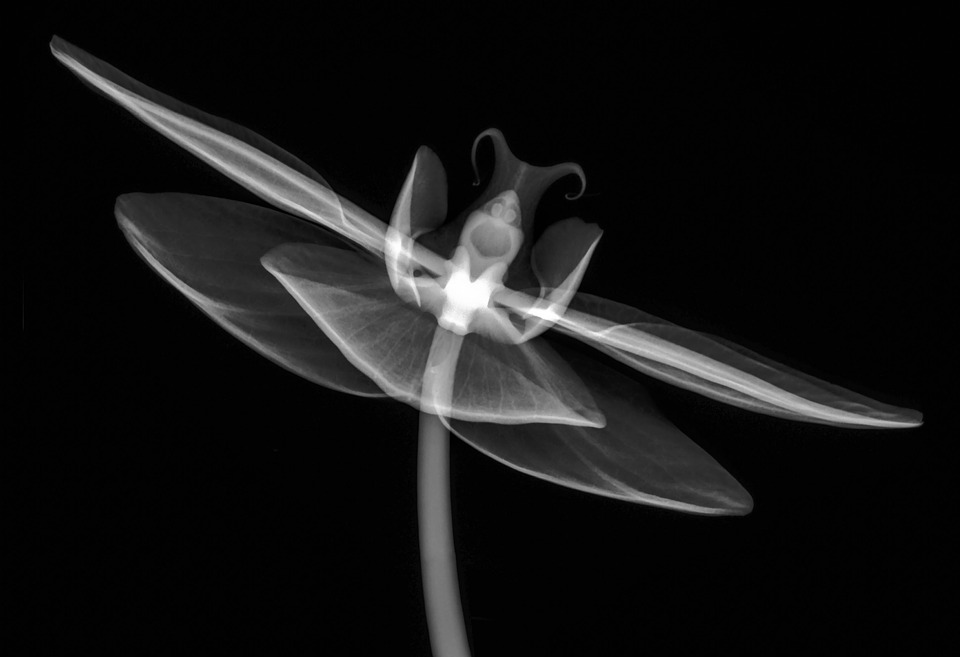
#> input picture image_processing/xray.jpeg, 960 x 657 px, found by its file name
$ jupyter execute Math_with_points_Contrast_adjustment.ipynb   (shell and % lines are left out)
#> lines starting #> are read from the running program, lines starting #| are printed output that depends on the picture
##### note: https://learnopencv.com/high-dynamic-range-hdr-imaging-using-opencv-cpp-python/

[cell 1]
import matplotlib.pyplot as plt
import numpy as np
import cv2

plt.rcParams['figure.figsize'] = [12, 8]

[cell 2]
img_name = "xray.jpeg"

[cell 3]
# please edit it to suit your root
root_path = "/home/hoang_mata/Desktop/computer-vision-basics/image_processing/"

# 1. Image negation

[cell 4]
xray = cv2.imread(root_path + img_name, 0)
#> xray is the input picture: shape (657, 960); min 0, max 255, mean 20.4
plt.imshow(xray, cmap='gray')
plt.show()

[cell 5]
negation = 255 - xray
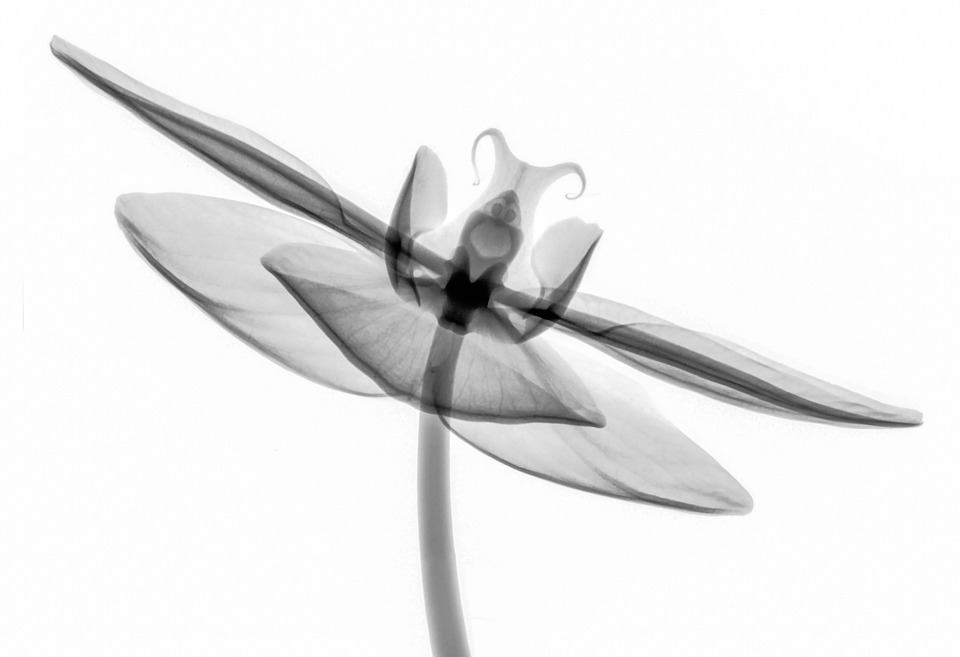
#> negation: shape (657, 960); min 0, max 255, mean 234.6
plt.imshow(negation, cmap='gray')

# 2. Gamma correction

[cell 6]
def draw_quantization_img(levels, height=32):
    img = [levels] * height
    img = np.array(img)
    plt.imshow(img, 'gray')

[cell 7]
gray_256 = list(range(0, 256, 1))
draw_quantization_img(gray_256)
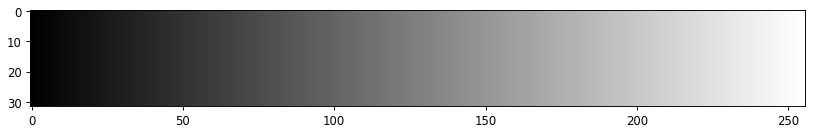
#> figure drawn by matplotlib, 1 panel

[cell 8]
gray_64 = list(range(0, 256, 4))
draw_quantization_img(gray_64, 12)
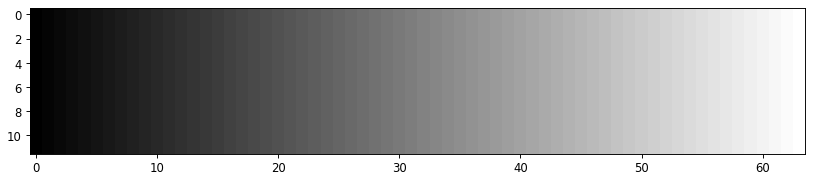
#> figure drawn by matplotlib, 1 panel

[cell 9]
gray_32 = list(range(0, 256, 8))
draw_quantization_img(gray_32, height=12)
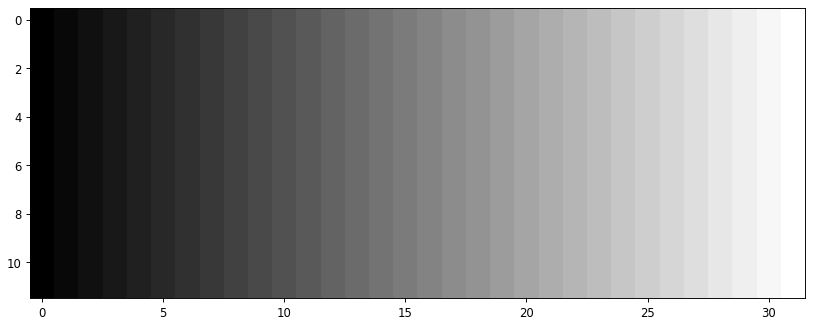
#> figure drawn by matplotlib, 1 panel

[cell 10]
gray_16 = list(range(0, 256, 16))
draw_quantization_img(gray_16, height=12)
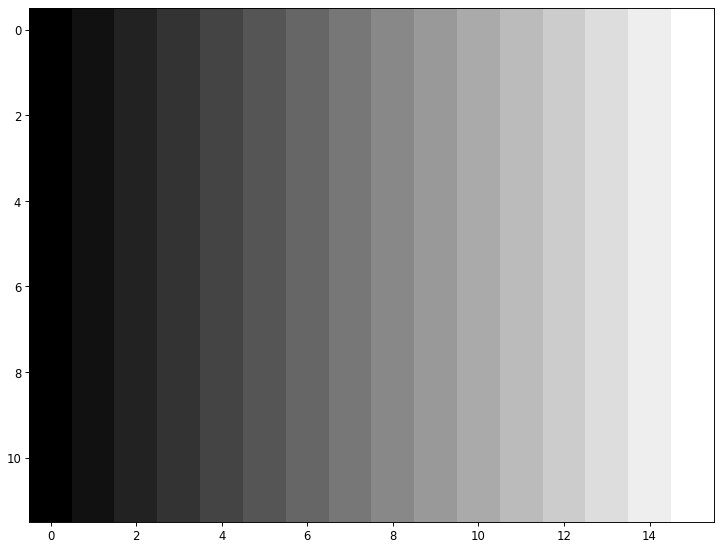
#> figure drawn by matplotlib, 1 panel

[cell 11]
gray_8 = list(range(0, 256, 32))
draw_quantization_img(gray_8, height=12)
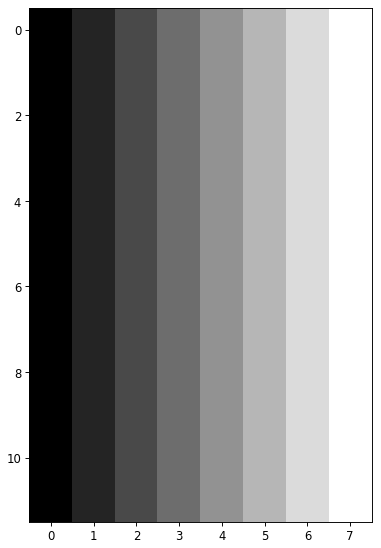
#> figure drawn by matplotlib, 1 panel

## Gamma

[cell 12]
def adjust_gamma(inlevels, gamma=1.0, debug=True):
    out = [l**gamma for l in inlevels]
    max_out = max(out)
    out = [int(l/max_out * 256) for l in out]
    return out

[cell 13]
draw_quantization_img(
    adjust_gamma(gray_16, gamma=1.0),
    height=2
)
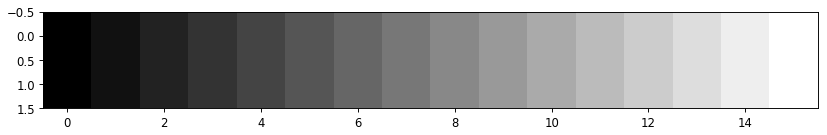
#> figure drawn by matplotlib, 1 panel

[cell 14]
draw_quantization_img(
        adjust_gamma(gray_16, gamma=2.2),
        height=2
)
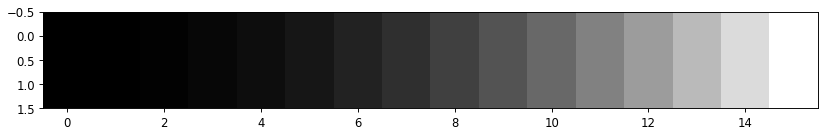
#> figure drawn by matplotlib, 1 panel

[cell 15]
draw_quantization_img(
        adjust_gamma(gray_16, gamma=1/2.2, debug=True),
        height=2
)
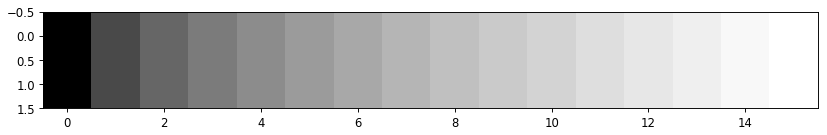
#> figure drawn by matplotlib, 1 panel

## Logarithmic graph

[cell 16]
x = np.arange(0, 1.2, 0.01)
x

[cell 17]
g1 = np.power(x, 1)
g1

[cell 18]
g2 = np.power(x, 2.2)
g2

[cell 19]
g3 = np.power(x, 5)
g3

[cell 20]
g4 = np.power(x, 1/2.2)
g4

[cell 21]
g5 = np.power(x, 1/5)
g5

[cell 22]
fix, ax = plt.subplots()

ax.plot(x, g1, 'r', label = 'Linear')
ax.plot(x, g2, 'b--', label = 'gamma = 2.2')
ax.plot(x, g3, 'b:', label = 'gamma = 5')
ax.plot(x, g4, 'g+', label = 'gamma=1/2.2')
ax.plot(x, g5, 'g.', label = 'gamma=1/5')


ax.set_xlim([0,1.2])
ax.set_ylim([0, 1.2])
legend = ax.legend(loc='upper left', fontsize = 'x-large')

plt.rcParams['figure.figsize'] = [6, 6]


plt.show()
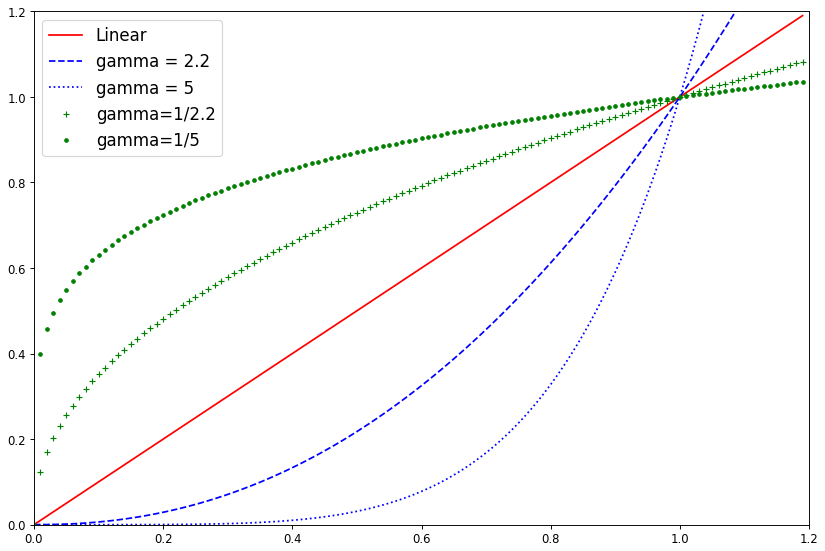
#> figure drawn by matplotlib, 1 panel; curve peaks at x = 1.19, y = 1.19; curve peaks at x = 1.19, y = 1.47; curve peaks at x = 1.19, y = 2.39

$ run again, with image_processing/hdr1.jpeg copied over image_processing/xray.jpeg
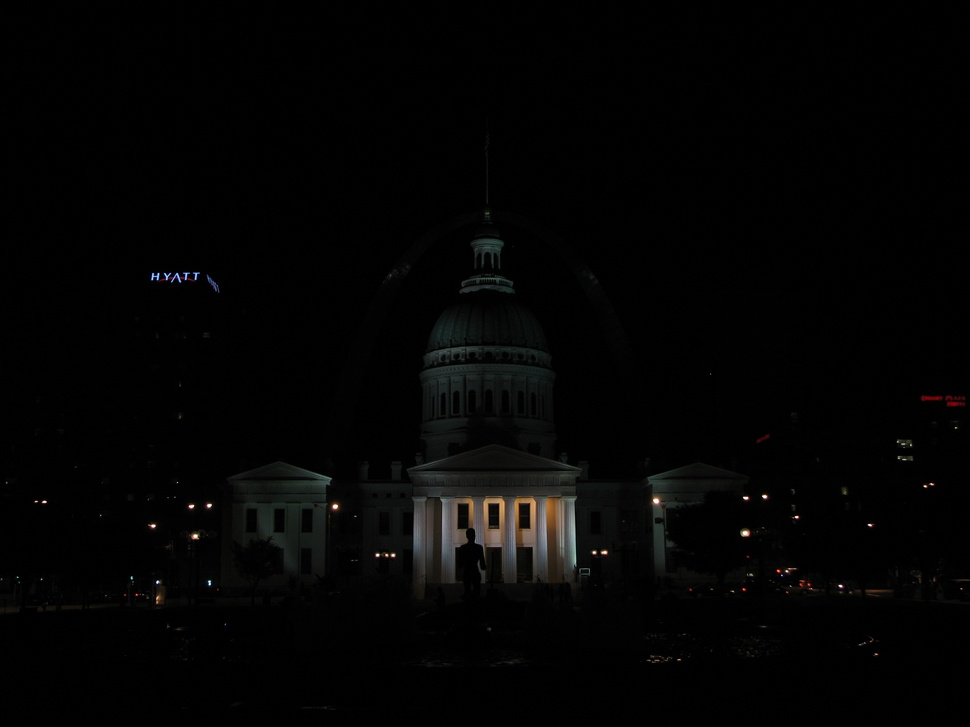
#> input picture image_processing/hdr1.jpeg, 970 x 727 px, shrunk from 2816 x 2112 before the run, found by its file name
#> `negation = 255 - xray`:
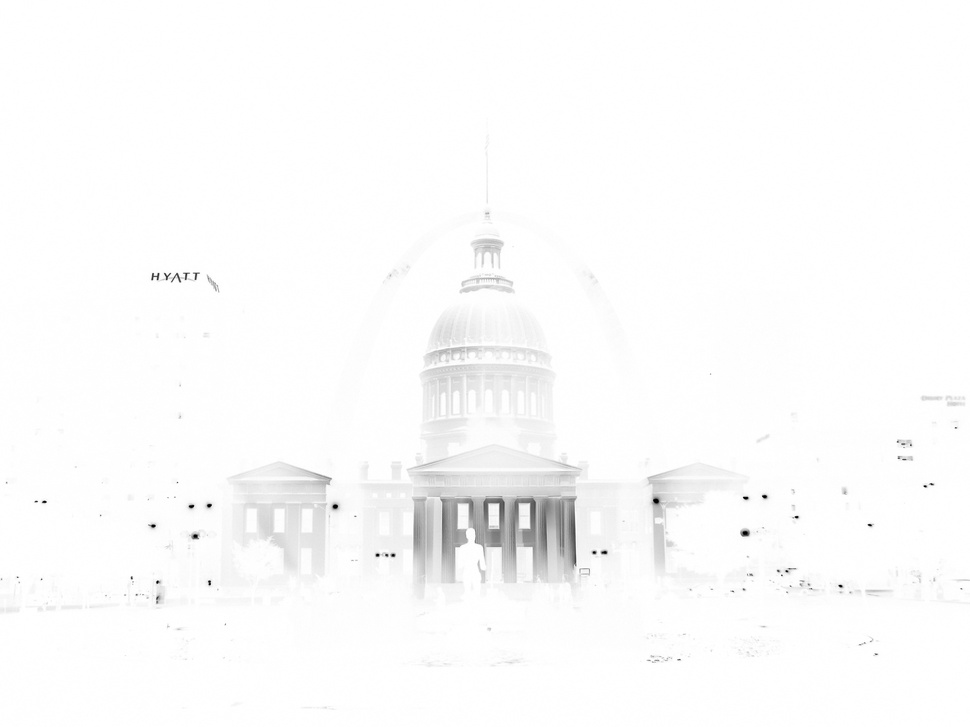
#> negation: shape (727, 970); min 0, max 255, mean 251.4

$ run again, with image_processing/hdr2.jpeg copied over image_processing/xray.jpeg
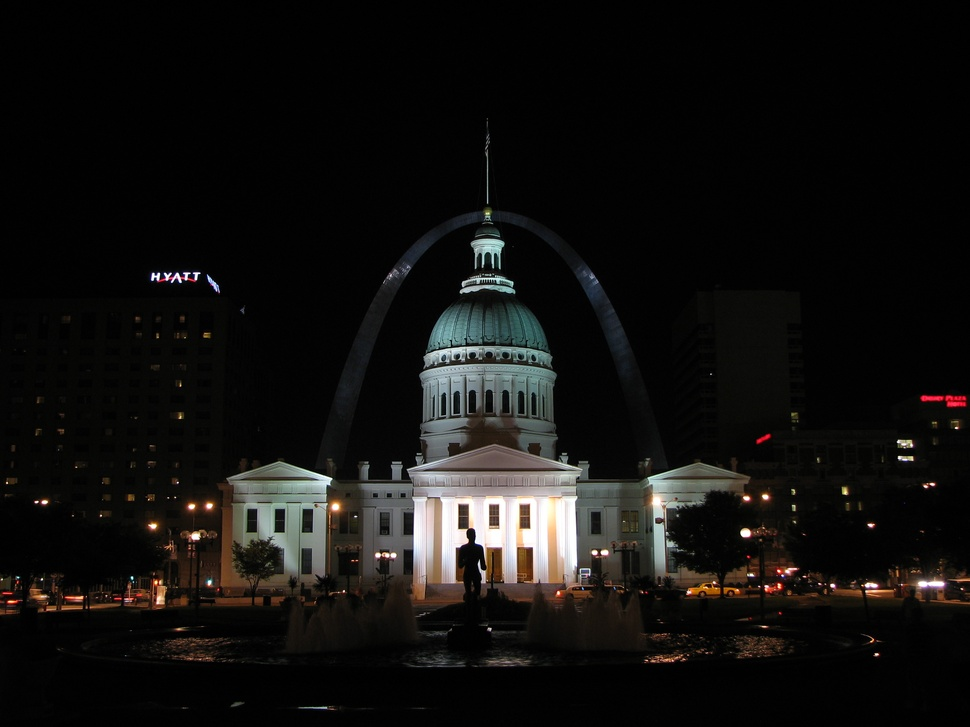
#> input picture image_processing/hdr2.jpeg, 970 x 727 px, shrunk from 2816 x 2112 before the run, found by its file name
#> `xray = cv2.imread(root_path + img_name, 0)`:
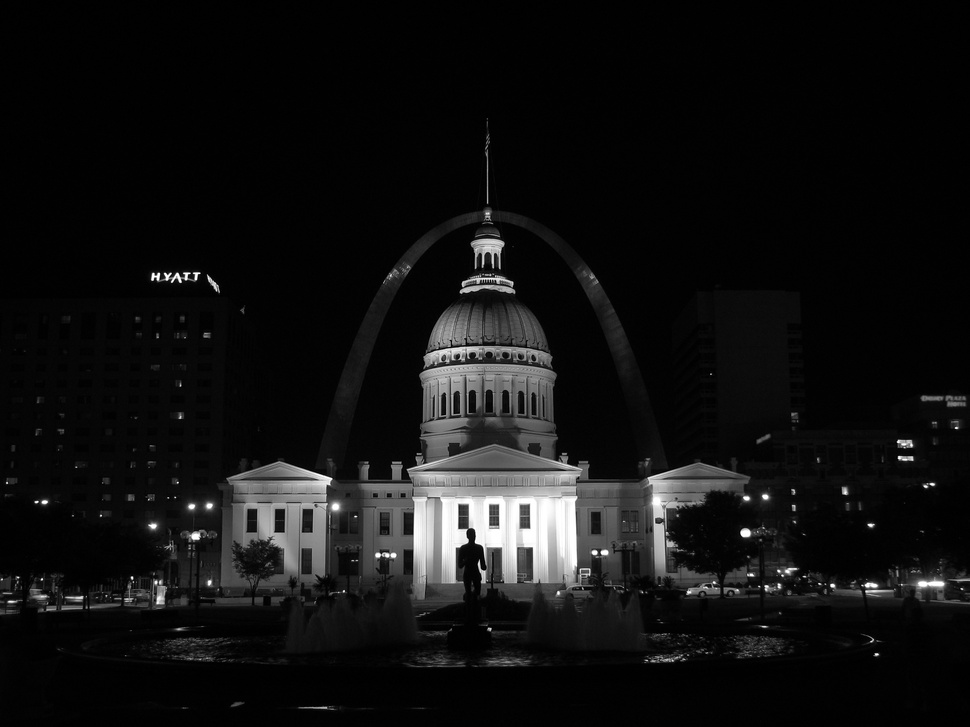
#> xray: shape (727, 970); min 0, max 255, mean 17.3
#> `negation = 255 - xray`:
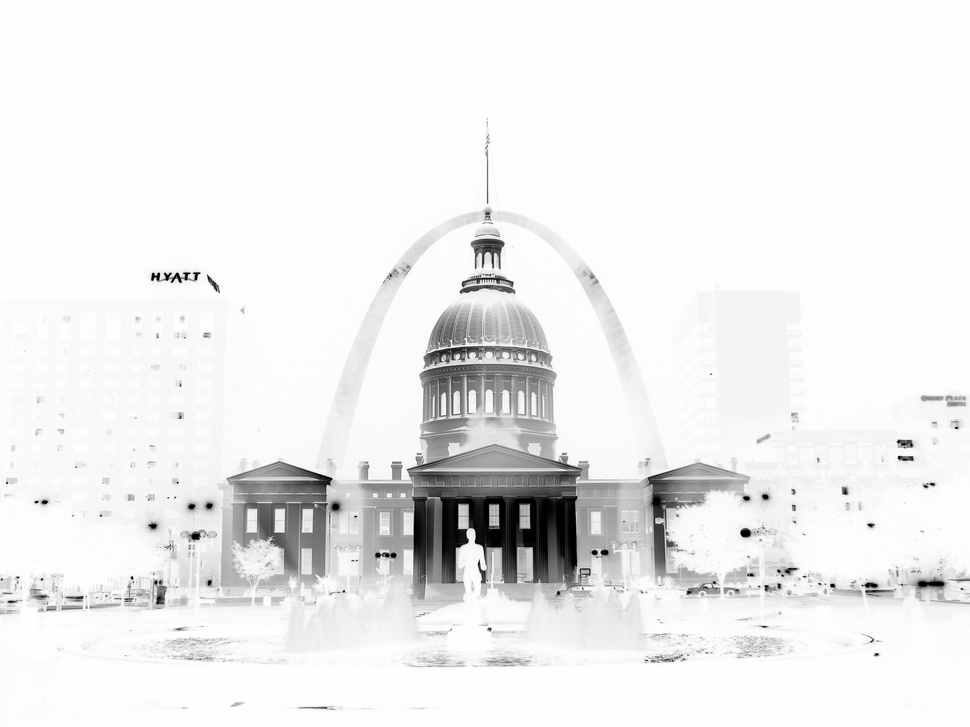
#> negation: shape (727, 970); min 0, max 255, mean 237.7
